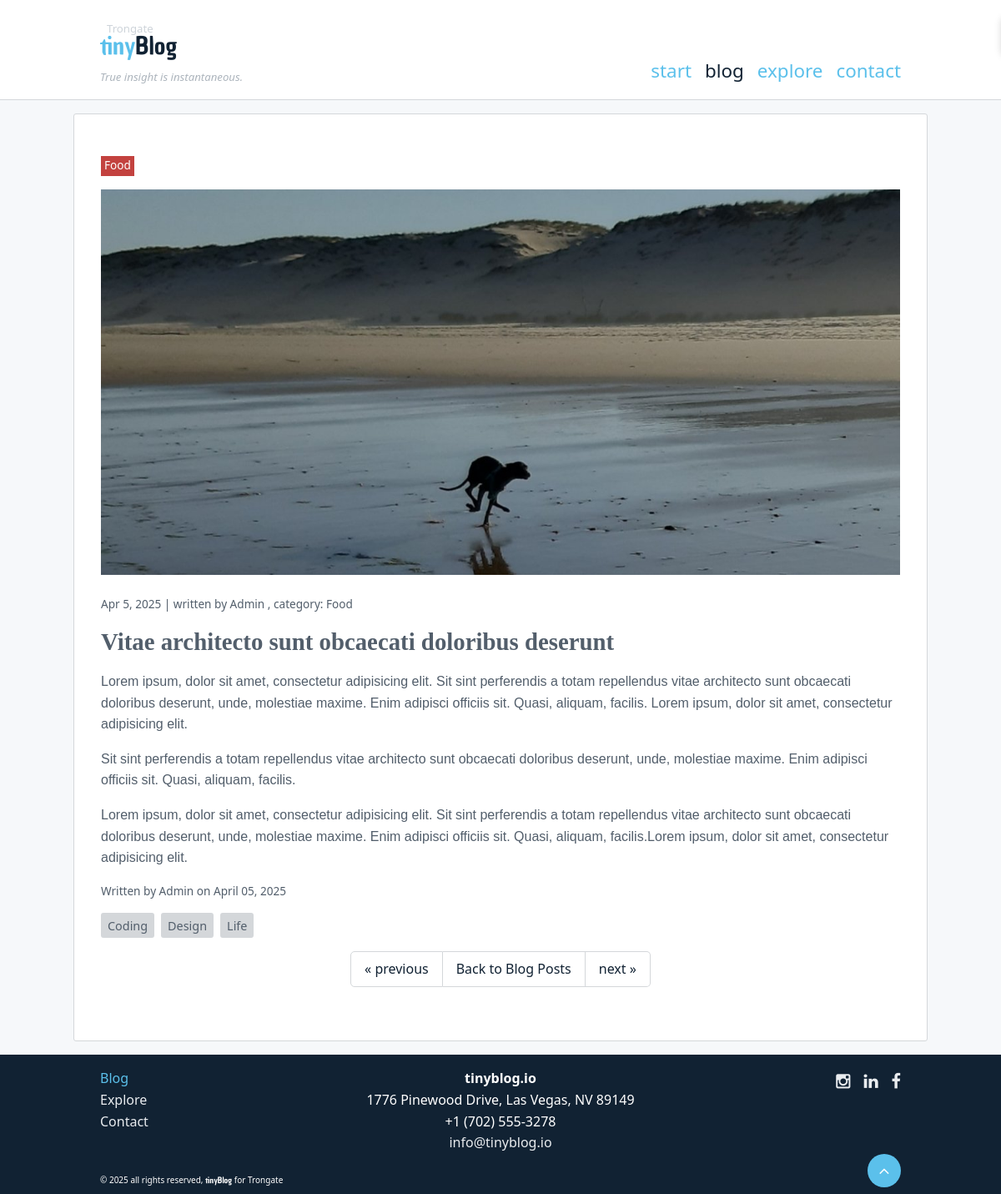
Screenshot of /blog/post/vitae-architecto-sunt-obcaecati-doloribus-deserunt with the database file from the repository.
### tables this page shows
CREATE TABLE `menu_items` (
  `id` int(11) NOT NULL,
  `title` varchar(255) DEFAULT NULL,
  `url_string` varchar(255) DEFAULT NULL,
  `parent_id` int(11) DEFAULT NULL,
  `sort_order` int(11) DEFAULT NULL,
  `published` int(1) DEFAULT NULL,
  `target` varchar(12) DEFAULT NULL,
  `date_created` datetime DEFAULT NULL,
  `date_updated` datetime DEFAULT NULL,
  `menus_id` int(11) DEFAULT 0
);

CREATE TABLE `blog_categories` (
  `id` int(11) NOT NULL,
  `title` varchar(255) DEFAULT NULL,
  `url_string` varchar(255) DEFAULT NULL
);

CREATE TABLE `blog_posts` (
  `id` int(11) NOT NULL,
  `url_string` varchar(255) DEFAULT NULL,
  `title` varchar(255) DEFAULT NULL,
  `subtitle` varchar(255) DEFAULT NULL,
  `text` text DEFAULT NULL,
  `youtube` varchar(55) DEFAULT NULL,
  `date_created` datetime DEFAULT NULL,
  `date_updated` datetime DEFAULT NULL,
  `date_published` datetime DEFAULT NULL,
  `created_by` int(11) DEFAULT NULL,
  `updated_by` int(11) DEFAULT NULL,
  `published` int(1) DEFAULT NULL,
  `picture` varchar(255) DEFAULT '',
  `blog_sources_id` int(11) DEFAULT 0,
  `blog_categories_id` int(11) DEFAULT 0
);

CREATE TABLE `blog_tags` (
  `id` int(11) NOT NULL,
  `name` varchar(255) DEFAULT NULL,
  `url_string` varchar(255) DEFAULT NULL
);

### modules/blog/views/view_post.php (the view, shortened to what the rows shown need)
<?php
$post_class = $post_class ?? '';
?>
<article <?= $post_class ?>>
    <p class="post-category"><?= out($category ? $category->title : 'Uncategorized') ?></p>
    <?php if ($picture_url != ''): ?>
        <figure class="block-image text-center size-full">
        <img src="<?= BASE_URL . out($picture_url) ?>" alt="<?= out($record->title) ?>-image" class="post-article-img">
    </figure>
    <?php endif; ?>
    <p class="post-date">
        <?= date($date_format, strtotime($record->date_published)) ?> | written by <?= ucfirst(out($author)) ?>
        <?= out($category ? ', category: '.$category->title : '') ?>
        </p>
    <h1><?= htmlspecialchars_decode($record->title) ?></h1>
    <div class="post-content"><?= htmlspecialchars_decode($record->text, ENT_QUOTES) ?></div>
    <div class="post-info-btm">
        <span class="post-author">Written by <?= ucfirst(out($author)) ?> on <?= date('F d, Y', strtotime($record->date_published)) ?></span>
    </div>
    <div class="post-tags">
        <?php foreach ($tags as $tag): ?>
            <a href="<?= BASE_URL ?>blog/tag/<?= out($tag->url_string) ?>" class="tag-link"><?= out($tag->name) ?></a>
        <?php endforeach; ?>
    </div>
    <section class="post-pagination border-top">
        <div class="pagination">
            <?php if ($prev_link !== null): ?>
                <a href="<?= out($prev_link) ?>" class="previous">«<span class="pagination-tag"> previous </span></a>
            <?php else: ?>
                <span class="pagination-inactive" aria-disabled="true">«<span class="pagination-tag"> previous </span></span>
            <?php endif; ?>
            <a href="<?= BASE_URL ?>blog/posts" class="button-small">Back to Blog Posts</a>
            <?php if ($next_link !== null): ?>
                <a href="<?= out($next_link) ?>" class="next"><span class="pagination-tag"> next </span>»</a>
            <?php else: ?>
                <span class="pagination-inactive" aria-disabled="true"><span class="pagination-tag"> next </span>»</span>
            <?php endif; ?>
        </div>
    </section>
</article>

### modules/menus/views/_navigation_default_2.php (shortened to what the rows shown need)
<?php if (!empty($menu_items)): ?>
<nav id="nav-bar" role="navigation" aria-label="Main Navigation">
    <ul role="list">
        <?php
        $current_url = current_url();
        if (str_starts_with($current_url, BASE_URL)) {
            $current_path = substr($current_url, strlen(BASE_URL));
        } else {
            $current_path = $current_url;
        }
        $current_first = explode('/', $current_path)[0] ?? '';
        ?>
        <?php foreach ($menu_items as $item): ?>
            <?php
            $item_url = $item['url_string'];
            if (str_starts_with($item_url, BASE_URL)) {
                $item_path = substr($item_url, strlen(BASE_URL));
            } else {
                $item_path = $item_url;
            }
            $item_first = explode('/', $item_path)[0] ?? '';
            $is_active = $current_first === $item_first && $item_first !== '';
            ?>
            <li <?php echo $is_active ? 'class="active"' : ''; ?>>
                <a href="<?= $item['url_string'] ?>" target="<?= $item['target'] ?>">
                    <?= out($item['title']) ?>
                </a>
            </li>
        <?php endforeach; ?>
    </ul>
</nav>
<?php endif; ?>

### modules/menus/views/_navigation_footer.php (shortened to what the rows shown need)
<?php if (!empty($menu_items)): ?>
<ul class="menu">
            <?php
        $current_url = current_url();
        if (str_starts_with($current_url, BASE_URL)) {
            $current_path = substr($current_url, strlen(BASE_URL));
        } else {
            $current_path = $current_url;
        }
        $current_first = explode('/', $current_path)[0] ?? '';
        ?>
        <?php foreach ($menu_items as $item): ?>
            <?php
            $item_url = $item['url_string'];
            if (str_starts_with($item_url, BASE_URL)) {
                $item_path = substr($item_url, strlen(BASE_URL));
            } else {
                $item_path = $item_url;
            }
            $item_first = explode('/', $item_path)[0] ?? '';
            $is_active = $current_first === $item_first && $item_first !== '';
            ?>
            <li <?php echo $is_active ? 'class="active"' : ''; ?>>
                <a href="<?= $item['url_string'] ?>" target="<?= $item['target'] ?>">
                    <?= out($item['title']) ?>
                </a>
            </li>
        <?php endforeach; ?>
</ul>
<?php endif; ?>

### rows the page displays
menu_items: title "start"
menu_items: title "blog"
menu_items: title "explore"
menu_items: title "contact"
blog_categories: title "Food", title ", category: Food"
blog_posts: date_published "Apr 5, 2025", title "Vitae architecto sunt obcaecati doloribus deserunt", text "Lorem ipsum, dolor sit amet, consectetur adipisicing elit. Sit sint perferendis a totam repellendus vitae architecto sunt obcaecati doloribus deserunt, unde, molestiae maxime. Enim adipisci officiis sit. Quasi, aliquam, facilis. Lorem ipsum, dolor sit amet, consectetur adipisicing elit. Sit sint perferendis a totam repellendus vitae architecto sunt obcaecati doloribus deserunt, unde, molestiae maxime. Enim adipisci officiis sit. Quasi, aliquam, facilis. Lorem ipsum, dolor sit amet, consectetur adipisicing elit. Sit sint perferendis a totam repellendus vitae architecto sunt obcaecati doloribus deserunt, unde, molestiae maxime. Enim adipisci officiis sit. Quasi, aliquam, facilis.Lorem ipsum,…", date_published "April 05, 2025"
blog_tags: name "Coding"
blog_tags: name "Design"
blog_tags: name "Life"
menu_items: title "Blog"
menu_items: title "Explore"
menu_items: title "Contact"

### other values shown
out($author) "Admin"
WEBSITE_NAME "tinyblog.io"
OUR_ADDRESS "1776 Pinewood Drive, Las Vegas, NV 89149"
OUR_TELNUM "+1 (702) 555-3278"
OUR_EMAIL_ADDRESS "info@tinyblog.io"
